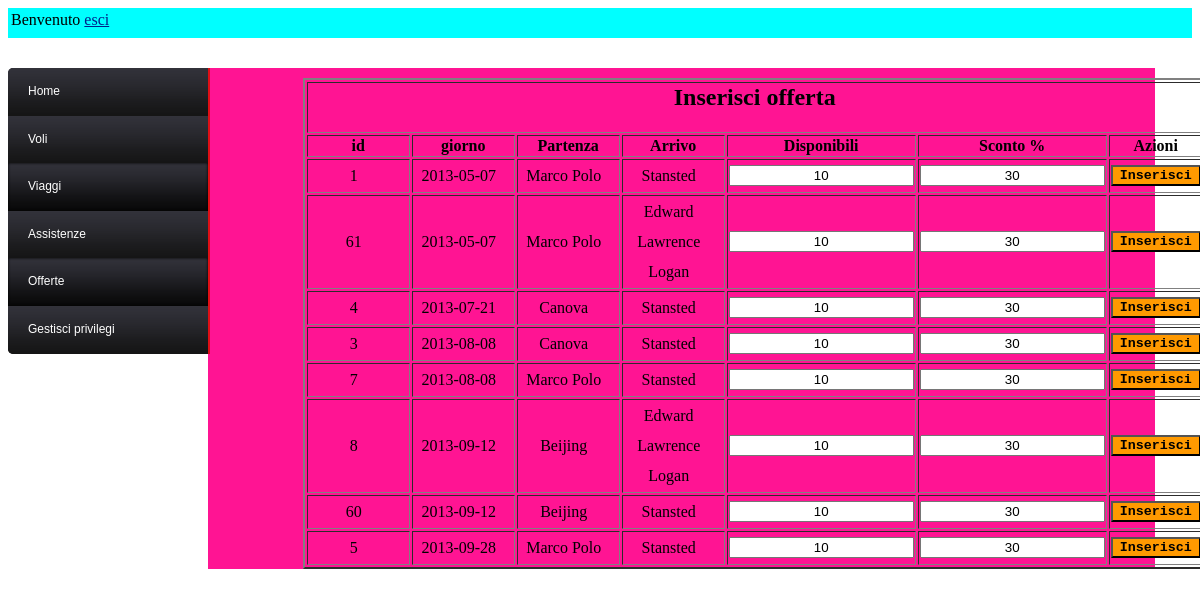
Screenshot of /admin/manageofferte.php?option=insert (signed in) with the database file from the repository.
### tables this page shows
CREATE TABLE IF NOT EXISTS `Viaggi` (
  `idViaggio` int(11) NOT NULL AUTO_INCREMENT,
  `giorno` date NOT NULL,
  `stato` enum('effettuato','previsto','soppresso') DEFAULT 'previsto',
  `prezzoPrima` int(11) DEFAULT NULL,
  `prezzoSeconda` int(11) NOT NULL,
  `postiPrima` int(11) DEFAULT NULL,
  `postiSeconda` int(11) NOT NULL,
  `idTratta` int(11) NOT NULL,
  `inseritoDa` int(11) NOT NULL,
  PRIMARY KEY (`idViaggio`),
  KEY `inseritoDa` (`inseritoDa`),
  KEY `idTratta` (`idTratta`)
);

### admin/manageofferte.php (the view, shortened to what this page needs)
<html>
	<head>
		<head>
			<link rel="stylesheet" type="text/css" href="../component/style.css">
		</head>
	</head>
	<body link="#002089" alink="#002089" vlink="#002089">
		<?php
			if(isset($_SESSION['Privileges']) && $_SESSION['Privileges']=="Admin"){
				require "../component/db_connection.php";
				include "banneradmin.php";
				include "sidebar.php";
				if(isset($_REQUEST['option']) && $_REQUEST['option']=="insert"){
					echo "<div class=\"content\">
							<div style=\"padding-left:10%\">
							<table border=\"2\">
							<tr>
								<td colspan=\"7\" align=\"center\"><h2>Inserisci offerta</h2></td>
							</tr>
							<th>id</th>
							<th>giorno</th>
							<th>Partenza</th>
							<th>Arrivo</th>
							<th>Disponibili</th>
							<th>Sconto %</th>
							<th>Azioni</th>";
								$query = "SELECT vi.idViaggio, vi.giorno, vt.Partenza, vt.Arrivo
											FROM Viaggi vi JOIN viewTratte vt ON (vi.idTratta=vt.Tratta) WHERE vi.stato='previsto'
											AND vi.idViaggio NOT IN (SELECT idViaggio FROM Offerte) ORDER BY vi.giorno";
								$result = mysql_query($query,$conn) or die("Query fallita - Select viaggi non in offerta" . mysql_error($conn));
									while ($row = mysql_fetch_row($result))
										{
										echo "<form method=\"GET\" action=\"manageofferte.php\" class=\"form\">
													<tr>
														<input type=\"hidden\" name=\"option\" value=\"insert\">
														<input type=\"hidden\" name=\"idviaggio\" value=\"$row[0]\">
														<td align=\"center\" style=\"padding-right:10px\"><label> $row[0] </label></td>
														<td align=\"center\" style=\"padding-right:10px\"><label> $row[1] </label></td>
														<td align=\"center\" style=\"padding-right:10px\"><label> $row[2] </label></td>
														<td align=\"center\" style=\"padding-right:10px\"><label> $row[3] </label></td>
														<td><input style=\"text-align:center\" type=\"TEXT\" name=\"discount\" value=\"10\"/></td>
														<td><input style=\"text-align:center\" type=\"TEXT\" name=\"disp\" value=\"30\"/></td>
														<td align=\"center\"><input type=\"submit\" value=\"Inserisci\" class=\"button\"/></td>
													</tr>
											  </form>";
									}
									echo"
							</table>
							</div>
					</div>";
				}
			}
			else
				include "error.php";
		?>
	</body>
</html>

### component/style.css (style rules this page uses)
body { background-image: url(../images/bg.gif); }
label { display: block; line-height: 30px; width: 90px; }
.button { font-family: monospace; font-weight: bold; width: 90px; background-color: #FF9900; }
.content { width: 80%; margin-top: 30px; background-color: #FF1493; padding-top: 10px; float: left; }

### rows the page displays
viaggi: idViaggio "1", giorno "2013-05-07", row "Marco Polo", row "Stansted"
viaggi: idViaggio "61", giorno "2013-05-07", row "Marco Polo", row "Edward Lawrence Logan"
viaggi: idViaggio "4", giorno "2013-07-21", row "Canova", row "Stansted"
viaggi: idViaggio "3", giorno "2013-08-08", row "Canova", row "Stansted"
viaggi: idViaggio "7", giorno "2013-08-08", row "Marco Polo", row "Stansted"
viaggi: idViaggio "8", giorno "2013-09-12", row "Beijing", row "Edward Lawrence Logan"
viaggi: idViaggio "60", giorno "2013-09-12", row "Beijing", row "Stansted"
viaggi: idViaggio "5", giorno "2013-09-28", row "Marco Polo", row "Stansted"
